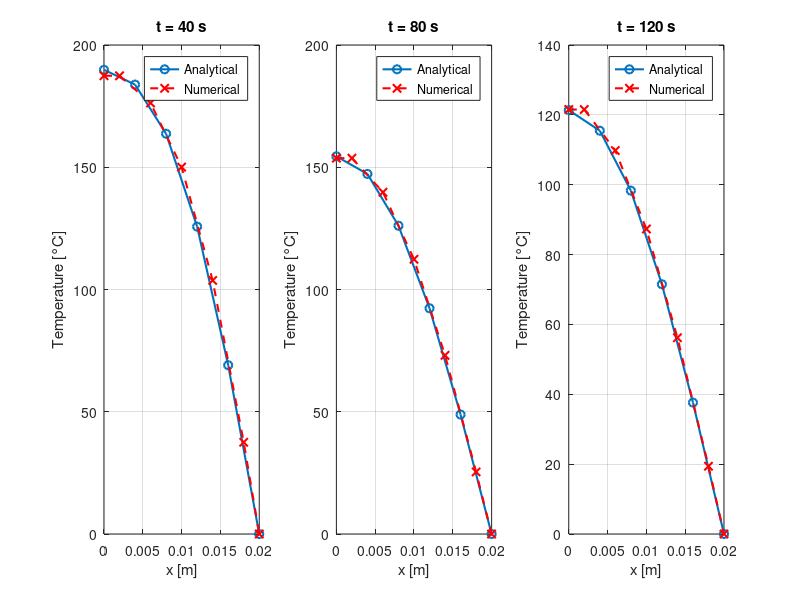

This chart was generated by the following MATLAB code:
clear; clc; close all;

% Parameters
L = 0.02;             % Plate thickness [m]
k = 10;               % Thermal conductivity [W/m.K]
rho_c = 1e7;          % Volumetric heat capacity [J/m^3.K]
alpha = k / rho_c;    % Thermal diffusivity
Nx = 5;               % Number of nodes
dx = L / Nx;
dt = 2;               % Time step [s]
T_init = 200;         % Initial temperature
T_Right = 0;           % Dirichlet boundary (east side)

% Spatial grid
x = linspace(0, L, Nx+1);   % 6 points (including boundary)
x_inner = x(2:end);         % Interior nodes (excluding 0 m)

% Coefficients
ae = k / dx;
aw = k / dx;
ap_0 = rho_c * dx / dt;

% Matrix A
A = zeros(Nx);
for i = 1:Nx
    if i == 1
        ap = ae + ap_0;
        A(i, i) = ap;
        A(i, i+1) = -ae;
    elseif i == Nx
        ap = aw + ap_0 + 2*ae; % Adjusted for Neumann
        A(i, i-1) = -aw;
        A(i, i) = ap;
    else
        ap = ae + aw + ap_0;
        A(i, i-1) = -aw;
        A(i, i) = ap;
        A(i, i+1) = -ae;
    end
end

% Initial condition
T = ones(Nx, 1) * T_init;

% Time loop and plotting
t_total = [40, 80, 120];
steps_needed = t_total / dt;
x_plot = [x(2), x(3), x(4), x(5), x(6)];


P = 1:Nx;
x_P = (P - 0.5) * dx;
x_analytical = [0, x_P, L];
figure;
for step = 1:max(steps_needed)
    b = 20000 * T;
    T = A \ b;

    % Plot at selected times
    t_current = step * dt;
    idx_plot = find(t_current == t_total);
    if ~isempty(idx_plot)
        % Analytical solution
        T_analytical = zeros(size(x));
        for xi = 1:length(x)
            sum_series = 0;
            for n = 1:20000
                lambda_n = (2*n - 1)*pi / (2*L);
                coeff = ((-1)^(n+1)) / (2*n - 1);
                sum_series = sum_series + coeff * exp(-alpha * lambda_n^2 * t_current) * cos(lambda_n * x(xi));
            end
            T_analytical(xi) = (4*T_init/pi) * sum_series;
        end
        T_Full = [T(1);T;T_Right];
        subplot(1, 3, idx_plot);
        %Analytical 
        plot(x, T_analytical, 'o-', 'LineWidth', 1.5); hold on;
        % FVM
        plot(x_analytical, T_Full, 'rx--', 'LineWidth', 1.5);
        xlabel('x [m]');
        ylabel('Temperature [°C]');
        title(['t = ', num2str(t_current), ' s']);
        legend('Analytical', 'Numerical');
        grid on;
    end
end
